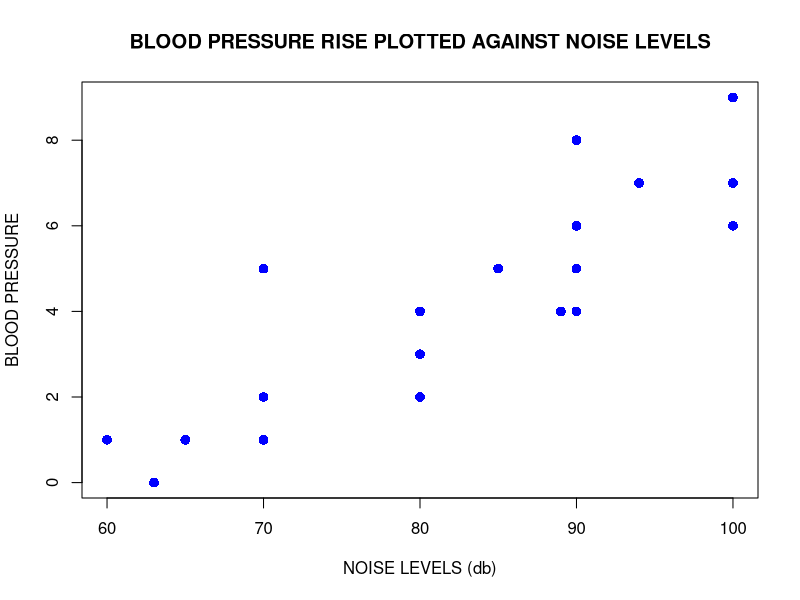

The R source for this figure:
## ---- chunk 1
knitr::opts_chunk$set(echo = TRUE)

Noise <- c(60, 63, 65, 70, 70, 70, 80, 90, 80, 80, 85, 89, 90, 90, 90, 90, 94, 100, 100, 100)
BP <- c(1, 0, 1, 2, 5, 1, 4, 6, 2, 3, 5, 4, 6, 8, 4, 5, 7, 9, 7, 6)


## ---- chunk 2

df <- data.frame(
  x = c(60,63,65,70,70,70,80,90,80,80,85,89,90,90,90,90,94,100,100,100),
  y = c(1,0,1,2,5,1,4,6,2,3,5,4,6,8,4,5,7,9,7,6))
knitr::kable(df, "pipe", col.name=c("x" , "y"), align=c("c","c","c"))
             
## ---- chunk 3
plot(Noise, BP, pch = 16, cex = 1.3, col = "blue", main = "BLOOD PRESSURE RISE PLOTTED AGAINST NOISE LEVELS", xlab = "NOISE LEVELS (db)", ylab = "BLOOD PRESSURE")

